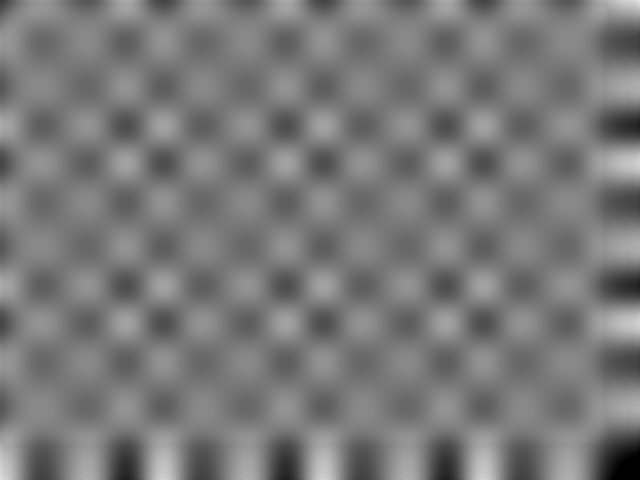
//> input picture server/tests/data/borrosa.jpg, 640 x 480 px
$ ./spike_main ../tests/data/borrosa.jpg   (built with g++ and OpenCV 4)
//> lines starting //> are read from the running program, lines starting //| are printed output that depends on the picture
// Spike SP-0: comprueba que OpenCV (lectura de imagen + Laplaciano) y Ceres
// (problema trivial de mínimos cuadrados) compilan, enlazan y funcionan.
#include <ceres/ceres.h>
#include <opencv2/core.hpp>
#include <opencv2/imgcodecs.hpp>
#include <opencv2/imgproc.hpp>

#include <cmath>
#include <iostream>
#include <string>

namespace {

struct DistanceToFive {
  template <typename T>
  bool operator()(const T* const x, T* residual) const {
    residual[0] = x[0] - T(5.0);
    return true;
  }
};

double laplacianVariance(const cv::Mat& gray) {
  cv::Mat lap;
  cv::Laplacian(gray, lap, CV_64F);
  cv::Scalar mean, stddev;
  cv::meanStdDev(lap, mean, stddev);
  return stddev[0] * stddev[0];
}

}  // namespace

int main(int argc, char** argv) {
  std::string path = argc > 1 ? argv[1] : "spike_tablero.png";
  if (argc <= 1) {
    // Genera un tablero de ajedrez sintético y lo escribe para leerlo de vuelta.
    cv::Mat board(400, 400, CV_8UC1);
    for (int y = 0; y < board.rows; ++y)
      for (int x = 0; x < board.cols; ++x)
        board.at<uchar>(y, x) = ((x / 50 + y / 50) % 2) ? 255 : 0;
    if (!cv::imwrite(path, board)) {
      std::cerr << "ERROR: no se pudo escribir " << path << "\n";
      return 1;
    }
  }

  cv::Mat gray = cv::imread(path, cv::IMREAD_GRAYSCALE);
//> gray is the input picture: 480 rows x 640 cols, CV_8UC1; min 0, max 230, mean 121.1
  if (gray.empty()) {
    std::cerr << "ERROR: no se pudo leer " << path << "\n";
    return 1;
  }
  std::cout << "OpenCV " << CV_VERSION << ": " << path << " (" << gray.cols << "x"
            << gray.rows << "), varianza del Laplaciano = " << laplacianVariance(gray)
            << "\n";
//> in laplacianVariance, `cv::Laplacian(gray, lap, CV_64F);`:
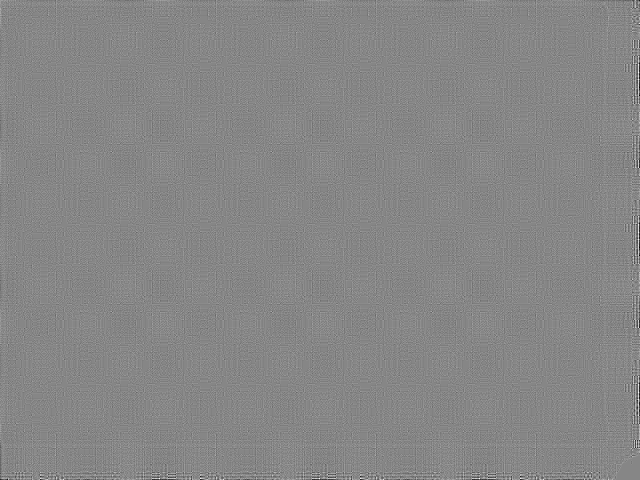
//> lap: 480 rows x 640 cols, CV_64FC1; min -28, max 25, mean 0; drawn with min black and max white
//> in laplacianVariance, `cv::meanStdDev(lap, mean, stddev);`: mean = Scalar(-0.0078); stddev = Scalar(1.87)
//| OpenCV 4.14.0: ../tests/data/borrosa.jpg (640x480), varianza del Laplaciano = 3.50914

  double x = 0.5;
//> (the run ends here: the program needs code that is not available in this run, at `ceres::Problem problem;`)
